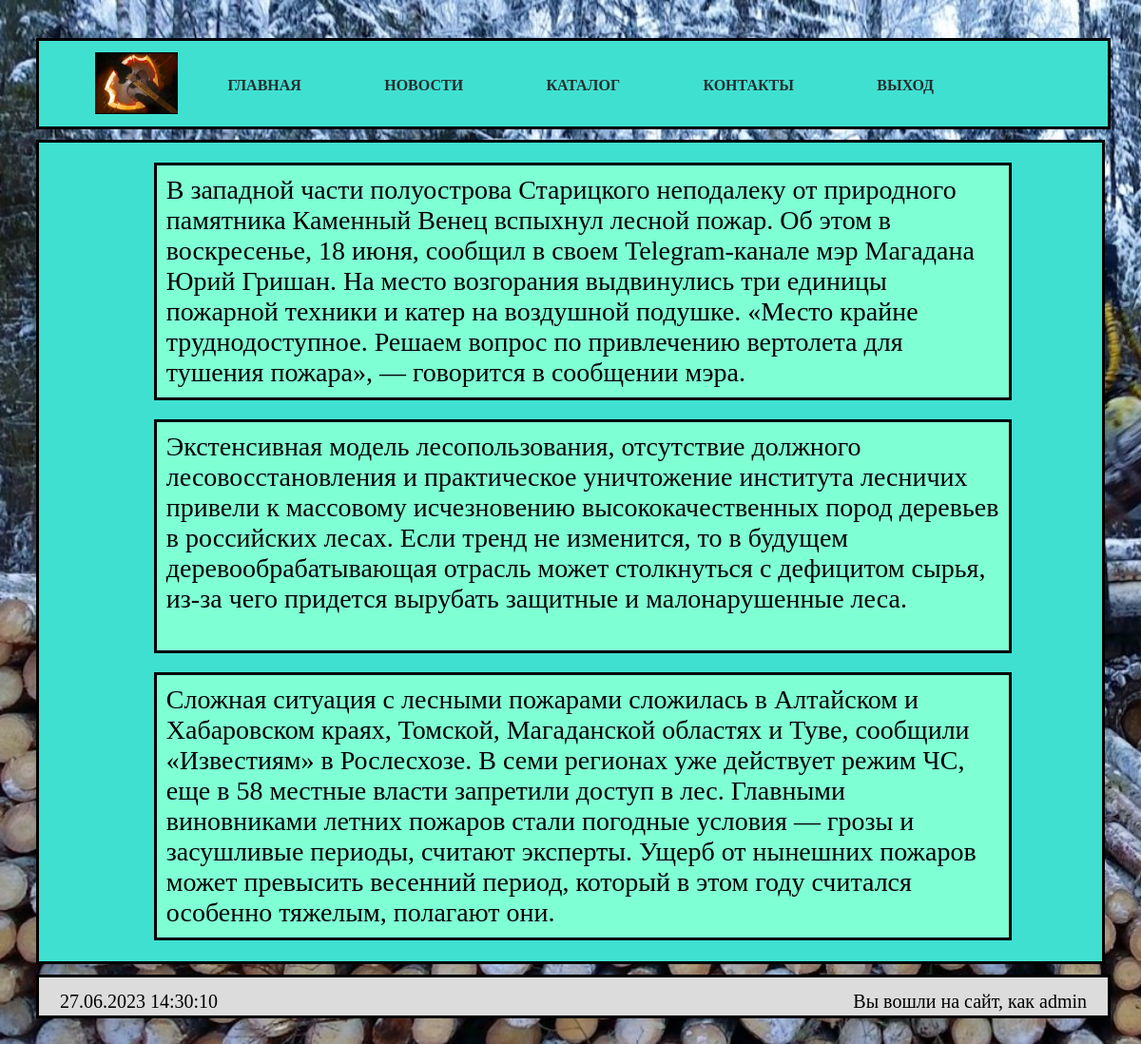
Page /новости.php (signed in) on the committed database.
### tables this page shows
CREATE TABLE `news` (
  `id` int NOT NULL,
  `novosti` varchar(500) NOT NULL
);

### новости.php (the view, shortened to what this page needs)
<!DOCTYPE html>
<html lang="ru">
<head>
<link rel="stylesheet" href="index.css">
<link rel="stylesheet" href="style.css">
</head>
<body>
<div id="container">
	<div id="header">
		<div id="header">
		<?php include('header.php')?>
	</div>
	</div>
	<div id="content">
		<?php
			include ("bd.php");
			$query = 'select * from news order by id desc';
			$result = mysqli_query($link, $query);
			while ($data = mysqli_fetch_assoc($result)) {
		?>
		<div id="item"><?php echo $data['novosti'] ?></div>
		<?php
			}
		?>
	</div>
	<div id="footer">
	<?php include('footer.php') ?>
	</div>
</div>
</body>
</html>

### index.css (style rules this page uses)
body { background-image:url(лесник.jpg); background-size: cover; height: auto; width: auto; }
#container { max-width:1400px; min-height:800px; margin:10px auto; padding:30px; font-size: 28px; display: flex; flex-direction: column; }
#content { background: #40E0D0; width:100%; min-height:500px; border: solid; display: flex; flex-direction: column; margin:1% auto; padding:1% 1% 1% 1%; box-sizing: border-box; justify-content: center; }
#item { background: #7FFFD4; width:80%; min-height:220px; border: solid; margin: 10px 10%; padding: 10px 10px; }
#footer { background: #DCDCDC; width: 100%; height: 40px; border: solid; }

### rows in the picture
news: novosti "В западной части полуострова Старицкого неподалеку от природного памятника Каменный Венец вспыхнул лесной пожар. Об этом в воскресенье, 18 июня, сообщил в своем Telegram-канале мэр Магадана Юрий Гришан. На место возгорания выдвинулись три единицы пожарной техники и катер на воздушной подушке. «Место крайне труднодоступное. Решаем вопрос по привлечению вертолета для тушения пожара», — говорится в сообщении мэра."
news: novosti "Экстенсивная модель лесопользования, отсутствие должного лесовосстановления и практическое уничтожение института лесничих привели к массовому исчезновению высококачественных пород деревьев в российских лесах. Если тренд не изменится, то в будущем деревообрабатывающая отрасль может столкнуться с дефицитом сырья, из-за чего придется вырубать защитные и малонарушенные леса."
news: novosti "Сложная ситуация с лесными пожарами сложилась в Алтайском и Хабаровском краях, Томской, Магаданской областях и Туве, сообщили «Известиям» в Рослесхозе. В семи регионах уже действует режим ЧС, еще в 58 местные власти запретили доступ в лес. Главными виновниками летних пожаров стали погодные условия — грозы и засушливые периоды, считают эксперты. Ущерб от нынешних пожаров может превысить весенний период, который в этом году считался особенно тяжелым, полагают они."

### other values in the picture
$_SESSION['login'] "admin"
